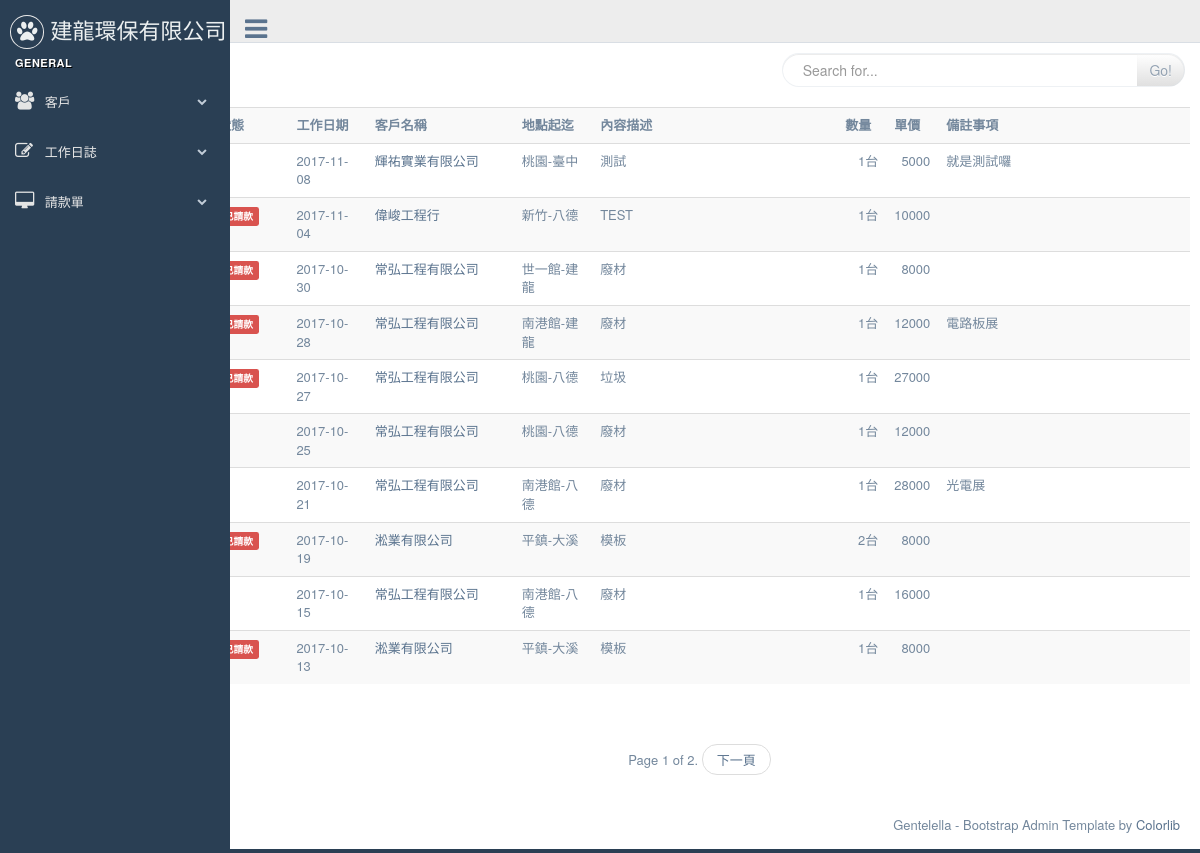
/dailywork/, run on an earlier commit of the app's database.
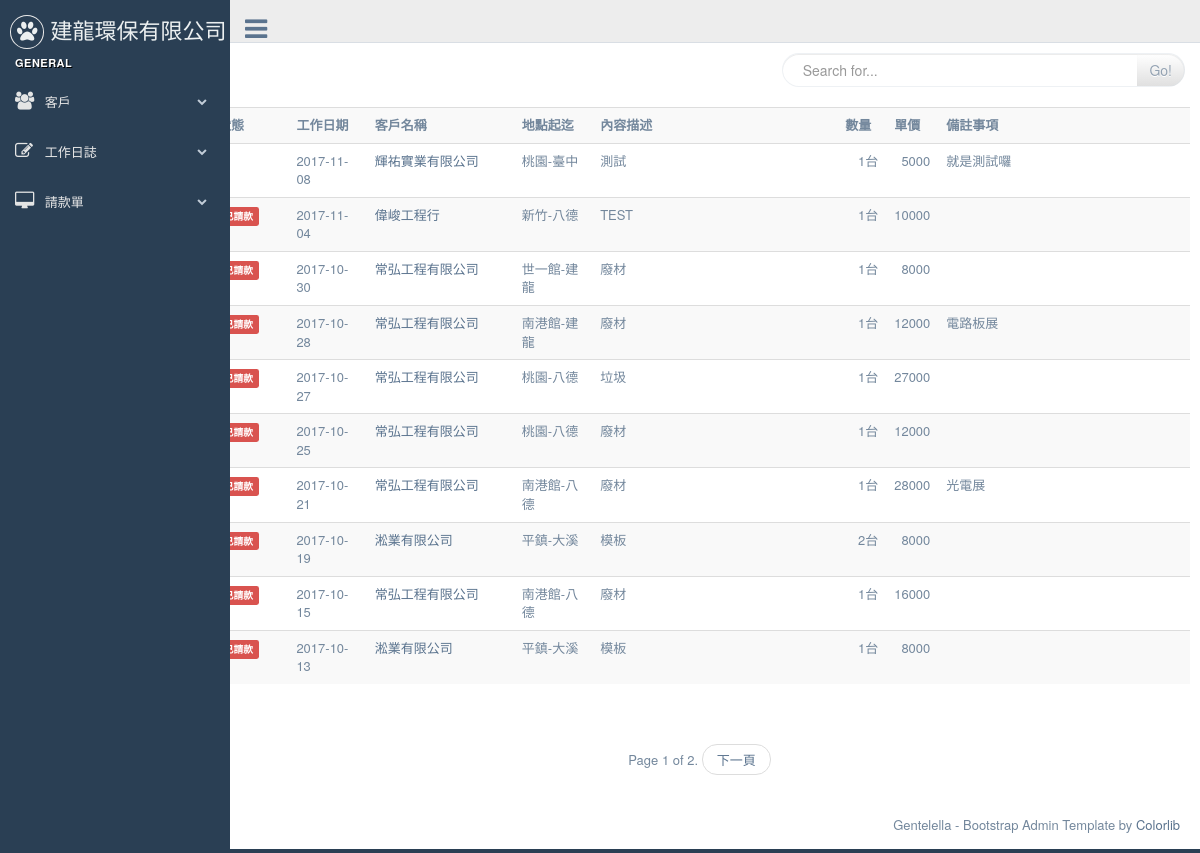
And on a later commit of the database.
### dailywork/models.py (models this page shows, shortened)
class Dailylog(models.Model):
	work_date = models.DateField( default=timezone.now )
	customer = models.ForeignKey(Customer)
	start_at = models.CharField(  max_length=20, null=False, blank=False )
	end_with = models.CharField(  max_length=20, null=False, blank=False )
	opreateDesc = models.CharField(max_length=20, blank=False, null=False)
	quantity = models.DecimalField( max_digits=10, decimal_places=0)
	uom = models.ForeignKey(Uom)
	uniprice = models.DecimalField( max_digits=10, decimal_places=0)
	notes = models.TextField(blank=True, null=True)
	payrequest = models.BooleanField(default=False, verbose_name='已請款')    # 是否已請款
	is_freecharge = models.BooleanField(default=False, verbose_name='免費項目')    # 是否爲免費項目, 如果為免費項目則在未請款清單是不會顯示的
	bill_number = models.CharField(  max_length=20, null=True, blank=True )
	invalid = models.BooleanField(default=False, verbose_name='項目作廢')
	create_at = models.DateTimeField( auto_now_add=True, auto_now=False)
	modify = models.DateTimeField( auto_now_add=False, auto_now=True)
	objects = DailylogManager()
	def get_absolute_url(self):
		return reverse( "dailywork:dailywork_edit", kwargs={"pk": self.pk} )

class Uom(models.Model):
	descriotion =  models.CharField(  max_length=20, null=False, blank=False )
	def __str__(self):
		return self.descriotion

### customers/models.py (models this page shows, shortened)
class Customer(models.Model):
    title = models.CharField(max_length=36, null=False, blank=False, verbose_name='客戶名稱')
    unikey = models.CharField(  max_length=12,null=True, blank=True, verbose_name='統一編號' )
    address = models.CharField( max_length=100, null=True, blank=True, verbose_name='地址')
    phone = models.CharField(max_length=20, null=True, blank=True, verbose_name='電話')
    faxno = models.CharField(max_length=20, null=True, blank=True, verbose_name='傳真')
    invalid = models.BooleanField(default=False, verbose_name='停用')
    create_at = models.DateTimeField(auto_now_add=True, auto_now =False)
    modify = models.DateTimeField(auto_now_add=False, auto_now =True)
    def __str__(self):
        return self.title

### dailywork/views.py (the view, shortened to what this page needs)
class DailylogList(ListView):
	model = Dailylog
	paginate_by = 10
	ordering = ['-work_date']
	def get_queryset(self):
		query = self.request.GET.get('q')
		return Dailylog.objects.all().order_by('-work_date')

### dailywork/models.py (called while the page is built)
	def get_queryset(self):
		return DailylogQueryset(self.model, using=self.db)

### templates/dailywork/dailylog_list.html (shortened to what this page needs)
{% extends "base.html" %}
{% block content %}
{% include "searchbar.html" %}
<div>
<table class="table table-striped" >
  <tr>
    <th width="8%">狀態</th>
    <th width="8%">工作日期</th>
    <th width="15%">客戶名稱</th>
    <th width="8%">地點起迄</th>
    <th width="25%">內容描述</th>
    <th align='right' width="5%">數量</th>
    <th align='right' width="5%">單價</th>
    <th >備註事項</th>
  </tr>
{% for record in object_list %}
  <tr>
    <td>
      {% if record.payrequest %}
      <strong class="label label-danger">已請款</strong>
      {% endif %}
    </td>
    <td>{{ record.work_date| date:"Y-m-d"  }}</td>
    <td><a href='{{ record.get_absolute_url }}'>{{ record.customer }}</a></td>
    <td>{{ record.start_at }}-{{ record.end_with }}</td>
    <td>{{ record.opreateDesc }}</td>
    <td align='right'>{{ record.quantity }}{{ record.uom }}</td>
    <td align='right'>{{ record.uniprice }}</td>
    <td>{{ record.notes }}</td>
  </tr>
{% endfor %}
</table>
</div>
{% include "pageine.html" %}
{% endblock content %}

What changed in the data, as far as the page shows it:
changed Dailylog (number 6 of 10 on the later page): now shows "已請款"
changed Dailylog "光電展": now shows "已請款"
changed Dailylog (number 9 of 10 on the later page): now shows "已請款"
